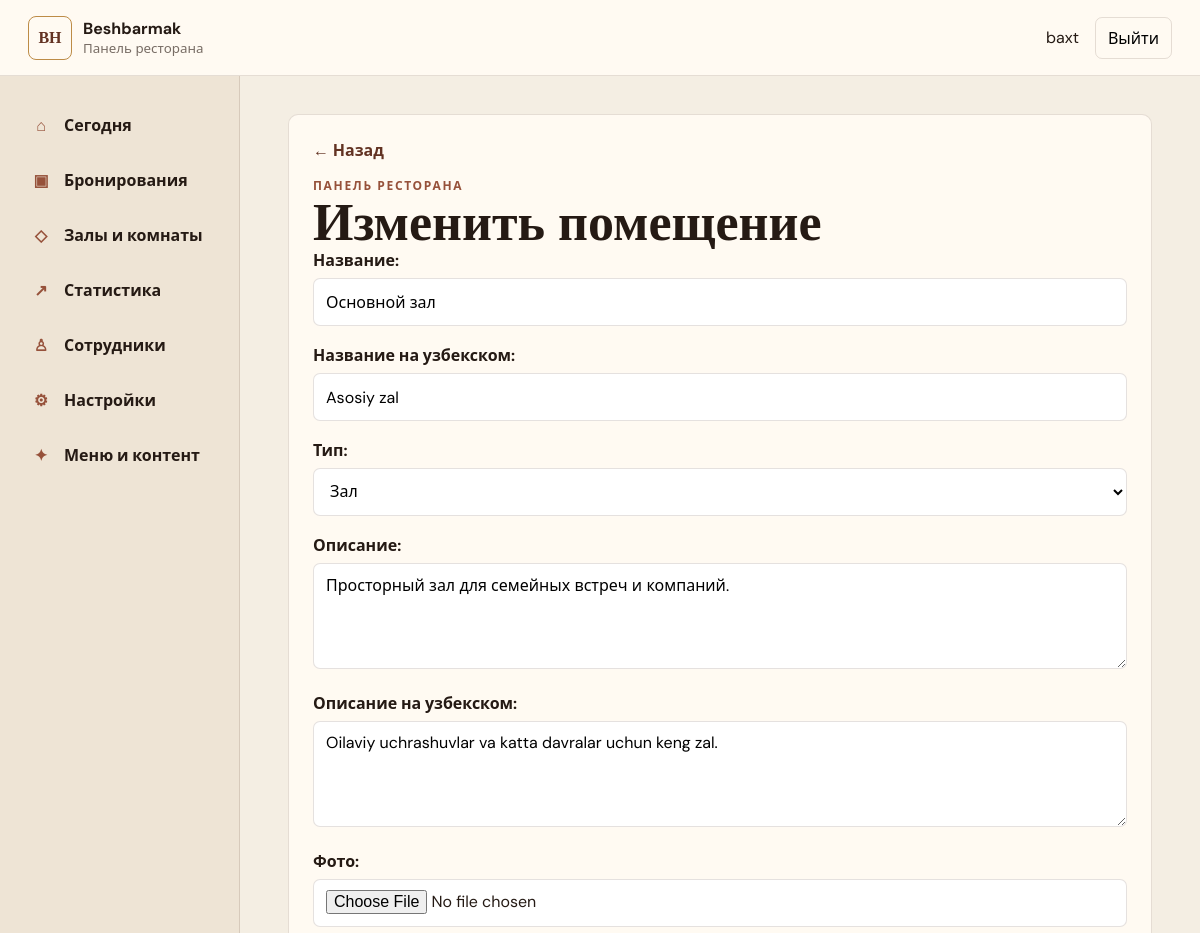
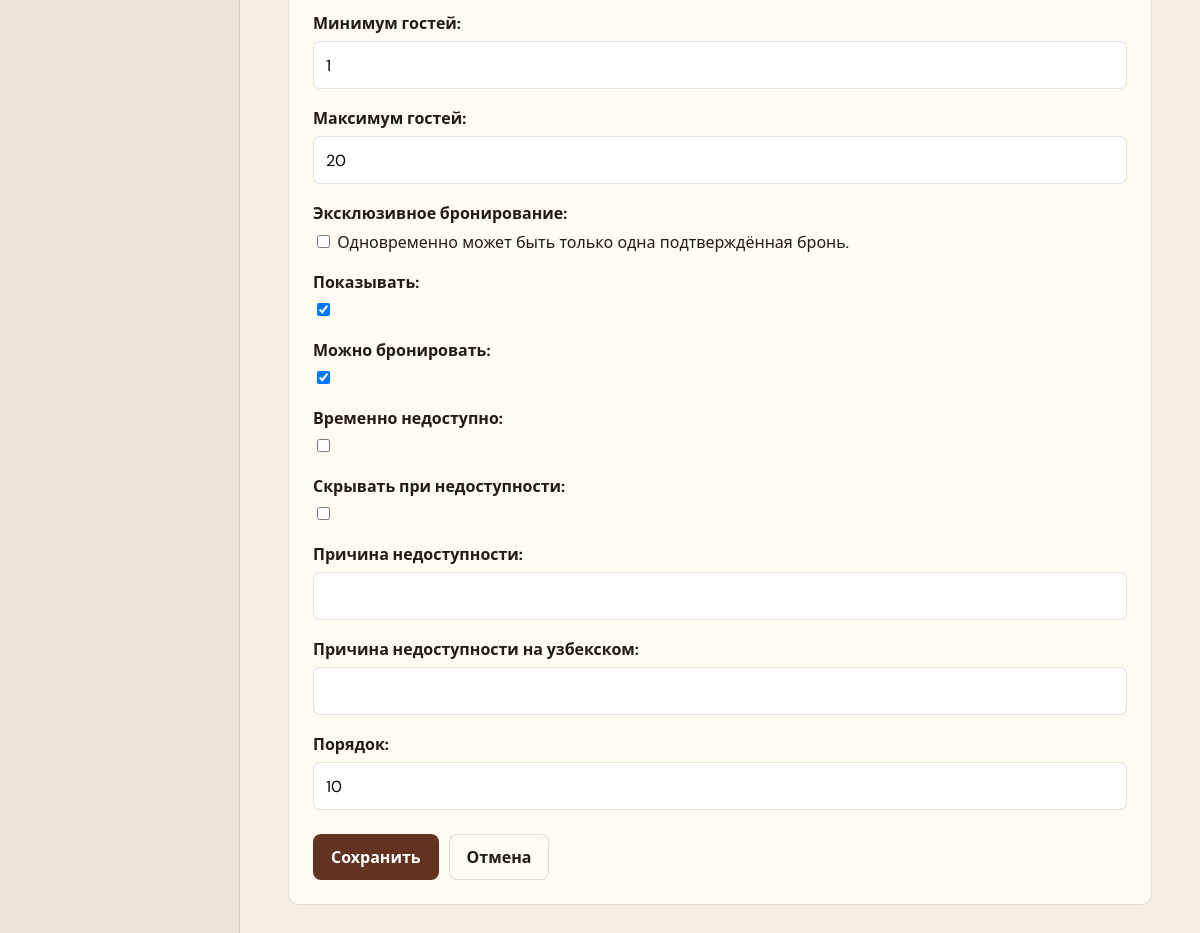
Screenshot of /staff/spaces/1/edit/ (signed in) with the database file from the repository (2 pictures, top to bottom).
### reservations/models.py (models this page shows, shortened)
class DiningSpace(models.Model):
    class SpaceType(models.TextChoices):
        HALL = "HALL", "Зал"
        PRIVATE_ROOM = "PRIVATE_ROOM", "Отдельная комната"
        TERRACE = "TERRACE", "Терраса"
        VIP = "VIP", "VIP-пространство"
        OTHER = "OTHER", "Другое"
    name = models.CharField("Название", max_length=160)
    name_uz = models.CharField("Название на узбекском", max_length=160, blank=True)
    description = models.TextField("Описание", blank=True)
    description_uz = models.TextField("Описание на узбекском", blank=True)
    image = models.ImageField("Фото", upload_to="spaces/%Y/%m/", blank=True)
    space_type = models.CharField("Тип", max_length=20, choices=SpaceType.choices, default=SpaceType.HALL)
    capacity_min = models.PositiveSmallIntegerField("Минимум гостей", blank=True, null=True)
    capacity_max = models.PositiveSmallIntegerField("Максимум гостей")
    is_exclusive = models.BooleanField("Эксклюзивное бронирование", default=False, help_text="Одновременно может быть только одна подтверждённая бронь.")
    is_active = models.BooleanField("Показывать", default=True)
    is_bookable = models.BooleanField("Можно бронировать", default=True)
    is_temporarily_unavailable = models.BooleanField("Временно недоступно", default=False)
    hide_when_unavailable = models.BooleanField("Скрывать при недоступности", default=False)
    unavailable_reason = models.CharField("Причина недоступности", max_length=240, blank=True)
    unavailable_reason_uz = models.CharField("Причина недоступности на узбекском", max_length=240, blank=True)
    sort_order = models.PositiveSmallIntegerField("Порядок", default=0)
    created_at = models.DateTimeField(auto_now_add=True)
    updated_at = models.DateTimeField(auto_now=True)
    class Meta:
        ordering = ("sort_order", "id")
        verbose_name = "Зал или комната"
        verbose_name_plural = "Залы и комнаты"

### reservations/staff_views.py (the view, shortened to what this page needs)
# urls.py: path("spaces/<int:pk>/edit/", staff_views.space_edit, name="space_edit"),
@staff_access(StaffProfile.Role.OWNER, StaffProfile.Role.MANAGER)
def space_edit(request, pk=None):
    space = get_object_or_404(DiningSpace, pk=pk) if pk else DiningSpace()
    old_available = space.is_active and space.is_bookable and not space.is_temporarily_unavailable if pk else False
    form = DiningSpaceForm(request.POST or None, request.FILES or None, instance=space)
    return render(request, "staff/generic_form.html", {"form": form, "title": "Изменить помещение" if pk else "Добавить помещение", "multipart": True})

### reservations/forms.py
class DiningSpaceForm(forms.ModelForm):
    class Meta:
        model = DiningSpace
        fields = ("name", "name_uz", "space_type", "description", "description_uz", "image", "capacity_min", "capacity_max", "is_exclusive", "is_active", "is_bookable", "is_temporarily_unavailable", "hide_when_unavailable", "unavailable_reason", "unavailable_reason_uz", "sort_order")
        widgets = {"description": forms.Textarea(attrs={"rows": 4}), "description_uz": forms.Textarea(attrs={"rows": 4})}

### reservations/staff_views.py (called while the page is built, shortened)
def _profile_for(user):
    if user.is_superuser:
        return None

def staff_access(*roles):
    def decorator(view):
        @login_required
        @wraps(view)
        def wrapped(request, *args, **kwargs):
            profile = _profile_for(request.user)
            if roles and not request.user.is_superuser and profile.role not in roles:
                raise PermissionDenied("Для этого раздела недостаточно прав.")
            request.staff_profile = profile
            return view(request, *args, **kwargs)
        return wrapped
    return decorator

### templates/staff/generic_form.html
{% extends 'staff/base.html' %}{% block title %}{{ title }}{% endblock %}{% block content %}<section class="form-panel"><a class="back-link" href="javascript:history.back()">← Назад</a><p class="overline">Панель ресторана</p><h1>{{ title }}</h1><form method="post" {% if multipart %}enctype="multipart/form-data"{% endif %}>{% csrf_token %}{{ form.as_p }}<div class="form-actions"><button class="staff-button primary" type="submit">Сохранить</button><a class="staff-button secondary" href="javascript:history.back()">Отмена</a></div></form></section>{% endblock %}

### templates/staff/base.html (shortened to what this page needs)
{% load static %}
<!doctype html>
<html lang="ru">
<head>
  <link rel="stylesheet" href="{% static 'css/staff.css' %}?v=20260923-2">
</head>
<body>
  <header class="staff-header">
    <a class="staff-brand" href="{% url 'staff:dashboard' %}"><span>BH</span><div><b>Beshbarmak</b><small>Панель ресторана</small></div></a>
    <div class="staff-user"><span>{{ request.user.get_full_name|default:request.user.username }}</span><form method="post" action="{% url 'staff:logout' %}">{% csrf_token %}<button type="submit">Выйти</button></form></div>
  </header>
  <div class="staff-layout">
    <nav class="staff-nav" aria-label="Разделы панели">
      <a href="{% url 'staff:dashboard' %}"><span>⌂</span>Сегодня</a>
      {% if request.user.is_superuser or request.staff_profile.role != 'CONTENT_MANAGER' %}
        <a href="{% url 'staff:reservations' %}"><span>▣</span>Бронирования</a>
        <a href="{% url 'staff:spaces' %}"><span>◇</span>Залы и комнаты</a>
        <a href="{% url 'staff:analytics' %}"><span>↗</span>Статистика</a>
      {% endif %}
      {% if request.user.is_superuser or request.staff_profile.role == 'OWNER' %}
        <a href="{% url 'staff:members' %}"><span>♙</span>Сотрудники</a>
        <a href="{% url 'staff:settings' %}"><span>⚙</span>Настройки</a>
      {% endif %}
      {% if request.user.is_superuser or request.staff_profile.role == 'OWNER' or request.staff_profile.role == 'CONTENT_MANAGER' %}<a href="{% url 'admin:index' %}"><span>✦</span>Меню и контент</a>{% endif %}
    </nav>
    <main class="staff-main">
      {% block content %}{% endblock %}
    </main>
  </div>
</body>
</html>

### static/css/staff.css (style rules this page uses)
:root { --cream:#f4eee3; --paper:#fffaf2; --ink:#251a14; --muted:#786d65; --brown:#623222; --dark:#2b1b14; --clay:#96513a; --gold:#bd8c47; --line:rgba(72,46,31,.14); --green:#2f7452; --red:#9c4038; --amber:#9a6826; }
* { box-sizing:border-box; }
body { margin:0; color:var(--ink); background:var(--cream); font-family:"DM Sans","Segoe UI",sans-serif; font-size:16px; }
a { color:inherit; text-decoration:none; }
button,input,select,textarea { font:inherit; }
button { cursor:pointer; }
.staff-header { position:sticky; z-index:20; top:0; display:flex; height:76px; align-items:center; justify-content:space-between; padding:0 28px; border-bottom:1px solid var(--line); background:var(--paper); }
.staff-brand { display:flex; align-items:center; gap:11px; }
.staff-brand>span { display:grid; width:44px; height:44px; place-items:center; border:1px solid var(--gold); border-radius:8px; color:var(--brown); font-family:Georgia,serif; font-weight:700; }
.staff-brand div { display:flex; flex-direction:column; }
.staff-brand small { color:var(--muted); }
.staff-user { display:flex; align-items:center; gap:16px; }
.staff-user form { margin:0; }
.staff-user button { padding:9px 12px; border:1px solid var(--line); border-radius:7px; background:transparent; }
.staff-layout { display:grid; grid-template-columns:240px minmax(0,1fr); min-height:calc(100vh - 76px); }
.staff-nav { display:flex; flex-direction:column; gap:5px; padding:24px 16px; border-right:1px solid var(--line); background:#eee4d5; }
.staff-nav a { display:flex; min-height:50px; align-items:center; gap:12px; padding:0 14px; border-radius:8px; font-weight:700; }
.staff-nav span { width:22px; color:var(--clay); text-align:center; }
.staff-main { min-width:0; padding:38px clamp(20px,4vw,56px) 70px; }
.page-heading h1,.form-panel h1 { margin:3px 0 0; font-family:Georgia,"Times New Roman",serif; font-size:clamp(34px,5vw,52px); line-height:1; }
.overline { margin:0!important; color:var(--clay)!important; font-size:12px; font-weight:800; letter-spacing:.14em; text-transform:uppercase; }
.staff-button { display:inline-flex; min-height:46px; align-items:center; justify-content:center; padding:0 17px; border:1px solid transparent; border-radius:8px; font-weight:700; }
.staff-button.primary { color:#fff; background:var(--brown); }
.staff-button.secondary { border-color:var(--line); background:var(--paper); }
.panel,.form-panel { margin-bottom:22px; padding:24px; border:1px solid var(--line); border-radius:10px; background:var(--paper); }
.back-link { display:inline-block; margin-bottom:16px; color:var(--brown); font-weight:700; }
.form-panel { max-width:880px; }
.form-panel>p { color:var(--muted); }
.form-panel form>p,.form-section form>p,.form-section>p { margin:0 0 18px; }
.form-panel label,.form-section label { display:block; margin-bottom:7px; font-weight:700; }
.form-panel input:not([type=checkbox]):not([type=radio]),.form-panel select,.form-panel textarea,.form-section input:not([type=checkbox]),.form-section select { width:100%; min-height:48px; padding:10px 12px; border:1px solid var(--line); border-radius:7px; background:#fff; }
.form-panel textarea { min-height:100px; }
.form-actions { display:flex; gap:10px; margin-top:24px; }

### rows the page displays
DiningSpace: name "Основной зал", name_uz "Asosiy zal", space_type "Зал", description "Просторный зал для семейных встреч и компаний.", description_uz "Oilaviy uchrashuvlar va katta davralar uchun keng zal.", capacity_min "1", capacity_max "20", is_active "☑", is_bookable "☑", sort_order "10"

### other values shown
{{ request.user.get_full_name|default:request.user.username }} "baxt"
{{ title }} "Изменить помещение"
